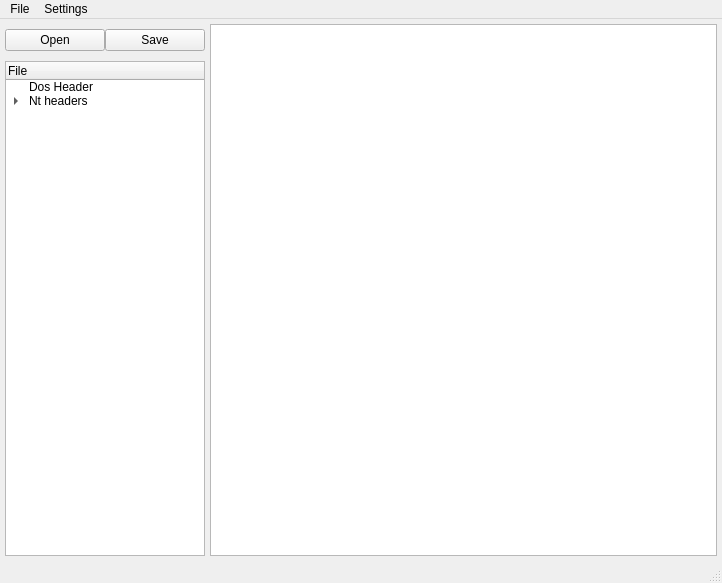
<?xml version="1.0" encoding="UTF-8"?>
<ui version="4.0">
 <class>MainWindow</class>
 <widget class="QMainWindow" name="MainWindow">
  <property name="geometry">
   <rect>
    <x>0</x>
    <y>0</y>
    <width>722</width>
    <height>583</height>
   </rect>
  </property>
  <property name="sizePolicy">
   <sizepolicy hsizetype="Preferred" vsizetype="Preferred">
    <horstretch>0</horstretch>
    <verstretch>0</verstretch>
   </sizepolicy>
  </property>
  <property name="windowTitle">
   <string>MainWindow</string>
  </property>
  <widget class="QWidget" name="centralwidget">
   <property name="enabled">
    <bool>true</bool>
   </property>
   <property name="sizePolicy">
    <sizepolicy hsizetype="Preferred" vsizetype="Preferred">
     <horstretch>0</horstretch>
     <verstretch>0</verstretch>
    </sizepolicy>
   </property>
   <layout class="QGridLayout" name="gridLayout">
    <property name="leftMargin">
     <number>5</number>
    </property>
    <property name="topMargin">
     <number>5</number>
    </property>
    <property name="rightMargin">
     <number>5</number>
    </property>
    <property name="bottomMargin">
     <number>5</number>
    </property>
    <property name="spacing">
     <number>5</number>
    </property>
    <item row="0" column="1" rowspan="2">
     <widget class="QTableWidget" name="tableWidget">
      <property name="sizePolicy">
       <sizepolicy hsizetype="Preferred" vsizetype="Preferred">
        <horstretch>0</horstretch>
        <verstretch>0</verstretch>
       </sizepolicy>
      </property>
     </widget>
    </item>
    <item row="1" column="0">
     <widget class="QTreeWidget" name="treeWidget">
      <property name="sizePolicy">
       <sizepolicy hsizetype="Preferred" vsizetype="Preferred">
        <horstretch>0</horstretch>
        <verstretch>0</verstretch>
       </sizepolicy>
      </property>
      <property name="maximumSize">
       <size>
        <width>200</width>
        <height>16777215</height>
       </size>
      </property>
      <column>
       <property name="text">
        <string>File</string>
       </property>
      </column>
      <item>
       <property name="text">
        <string>Dos Header</string>
       </property>
      </item>
      <item>
       <property name="text">
        <string>Nt headers</string>
       </property>
       <item>
        <property name="text">
         <string>File Header</string>
        </property>
       </item>
       <item>
        <property name="text">
         <string>Optional Header</string>
        </property>
        <item>
         <property name="text">
          <string>Data Directories</string>
         </property>
        </item>
       </item>
       <item>
        <property name="text">
         <string>Section Headers</string>
        </property>
       </item>
      </item>
     </widget>
    </item>
    <item row="0" column="0">
     <widget class="QWidget" name="widget" native="true">
      <property name="maximumSize">
       <size>
        <width>16777215</width>
        <height>32</height>
       </size>
      </property>
      <layout class="QHBoxLayout" name="horizontalLayout">
       <property name="spacing">
        <number>0</number>
       </property>
       <property name="sizeConstraint">
        <enum>QLayout::SizeConstraint::SetDefaultConstraint</enum>
       </property>
       <property name="leftMargin">
        <number>0</number>
       </property>
       <property name="topMargin">
        <number>0</number>
       </property>
       <property name="rightMargin">
        <number>0</number>
       </property>
       <property name="bottomMargin">
        <number>0</number>
       </property>
       <item>
        <widget class="QPushButton" name="OpenBtn">
         <property name="text">
          <string>Open</string>
         </property>
        </widget>
       </item>
       <item>
        <widget class="QPushButton" name="SaveBtn">
         <property name="text">
          <string>Save</string>
         </property>
        </widget>
       </item>
      </layout>
     </widget>
    </item>
   </layout>
  </widget>
  <widget class="QMenuBar" name="menubar">
   <property name="geometry">
    <rect>
     <x>0</x>
     <y>0</y>
     <width>722</width>
     <height>33</height>
    </rect>
   </property>
   <property name="maximumSize">
    <size>
     <width>16777215</width>
     <height>48</height>
    </size>
   </property>
   <widget class="QMenu" name="menuFile">
    <property name="maximumSize">
     <size>
      <width>96</width>
      <height>16777215</height>
     </size>
    </property>
    <property name="title">
     <string>File</string>
    </property>
    <addaction name="actionopen"/>
    <addaction name="actionClose"/>
    <addaction name="actionSave"/>
   </widget>
   <widget class="QMenu" name="menuSettings">
    <property name="title">
     <string>Settings</string>
    </property>
    <addaction name="actionPreferences"/>
   </widget>
   <addaction name="menuFile"/>
   <addaction name="menuSettings"/>
  </widget>
  <widget class="QStatusBar" name="statusbar"/>
  <action name="actionopen">
   <property name="text">
    <string>Open</string>
   </property>
   <property name="shortcut">
    <string>Ctrl+O</string>
   </property>
  </action>
  <action name="actionClose">
   <property name="text">
    <string>Close</string>
   </property>
  </action>
  <action name="actionSave">
   <property name="text">
    <string>Save</string>
   </property>
   <property name="shortcut">
    <string>Ctrl+S</string>
   </property>
  </action>
  <action name="actionPreferences">
   <property name="text">
    <string>Preferences</string>
   </property>
   <property name="shortcut">
    <string>Ctrl+P</string>
   </property>
  </action>
 </widget>
 <resources/>
 <connections/>
</ui>
